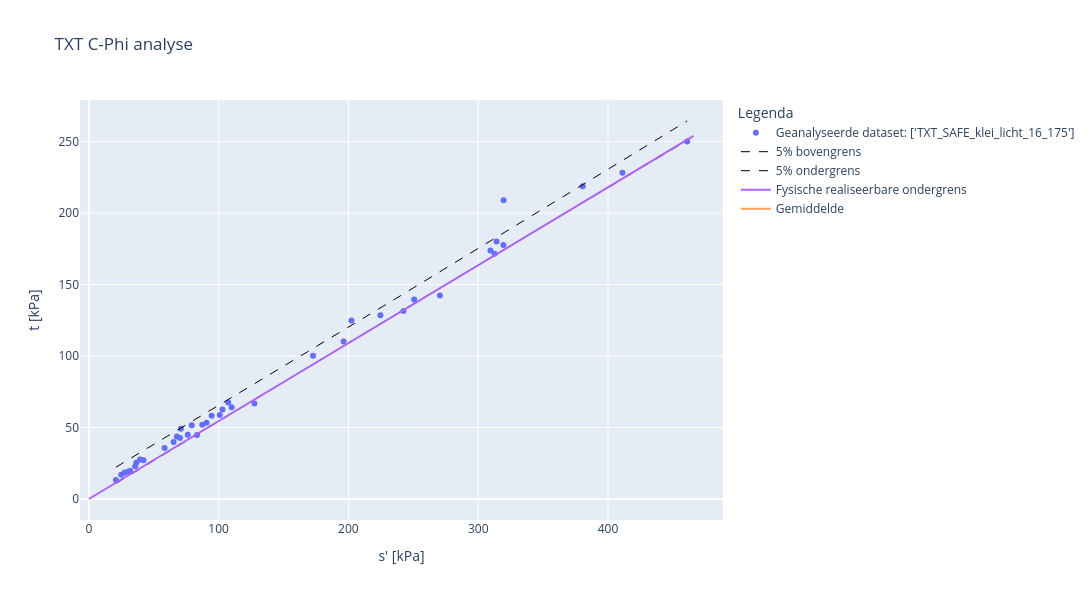

The notebook cell this image was saved under:
### Code cell
#voer C-phi analyse uit met invoer
analyse = CPhiAnalyse(dbase=dbase, investigation_groups=[dropdown_verzameling_txt.value], effective_stress= dropdown_rekpercentage.value,
                      analysis_type='TXT_CPhi')

analyse.apply_parameters(cohesie_gem = PV_A1_COH_GEM_handmatig)
analyse.apply_parameters(phi_kar = PV_A2_PHI_KAR_handmatig)
analyse.apply_parameters(cohesie_kar = PV_A1_COH_KAR_handmatig)

analyse.apply_settings(material_factor_cohesion = PV_PARTCOH) 
analyse.apply_settings(material_factor_tan_phi = PV_PARTPHI) 

analyse.apply_settings(alpha = PV_TYPEVERZAMELING)

#Voer 
analyse._run()
analyse.show_figure()

# Bestandspad samenstellen: gekozen map + bestandsnaam
bestand_naam = f"{selected_directory}/c_phi_data_geforceerd.xlsx"
# Dataframe tussenstappen
df = analyse.cphi_analyses_data_df

# Exporteer DataFrame naar Excel
df.to_excel(bestand_naam, index=False)

### Figure 1 — Plotly figure (JSON) as saved in the notebook; plotly's stock layout.template omitted (floating-point values rounded to 4 significant figures)
{"data": [{"hoverinfo": "text", "mode": "markers", "name": "Geanalyseerde dataset: ['TXT_SAFE_klei_licht_16_175']", "text": ["1201.0_AW208.+124_B_BIK_M017-a", "1224.0_AW215.+116_B_BIK_M011-a", "1277.0_AW216.+198_B_BIK_M027-b", "1400.0_AW299.+003_B_BIT_M012-a", "1502.0_VY021.+018_B_BUK_M018-a", "1511.0_VY021.+018_B_BUK_M024-a", "1574.0_AW298.+178_B_BIK_14-b", "1623.0_VY010.+135_B_BIK_26", "1624.0_VY010.+135_B_BIK_27", "1688.0_VY021.+019_B_BIT_19", "1743.0_VY053.+108_B_BUK_21", "1744.0_VY053.+108_B_BUK_22", "1767.0_VY093.+135_B_BUK_17", "1784.0_VY093.+142_B_AL_7", "1787.0_VY093.+142_B_AL_9-b", "2238.0_VY004.+186_B_MBIB_mo-14a", "2450.0_VY050.+179_B_BIK_mo-23a", "2472.0_VY050.+179_B_BIT_mo-15a", "2529.0_VY050.+179_B_MBIB_mo-22a", "2537.0_VY059.+001_B_BIT_mo-07a", "2555.0_VY059.+002_B_BIK_mo-18a", "2690.0_VY079.+066_B_AL_mo-05a", "2691.0_VY079.+066_B_AL_mo-06a", "2746.0_VY079.+091_B_BIK_mo-18a", "2756.0_VY079.+091_B_BIT_mo-03a", "2976.0_VY022.+188_B_BIT_M014-b", "2982.0_VY022.+188_B_BIT_M018-a", "3152.0_VY032.+004_B_BIT_M008-a", "3176.0_VY032.+003_B_AL_M007-a", "3182.0_VY032.+003_B_AL_M012-a", "3743.0_AW207.+162_B_BIK_mo-22", "3824.0_AW213.+167_B_BIK_mo-32", "3859.0_AW213.+167_B_BIT_mo-31", "3911.0_AW217.+083_B_AL_mo-22", "3952.0_AW217.+084_B_BIK_mo-34", "3978.0_AW217.+084_B_BIT_mo-21", "3991.0_AW217.+084_B_BIT_mo-34", "4004.0_AW230.+080_B_AL_mo-06", "4072.0_AW230.+082_B_BIT_mo-13", "4199.0_AW240.+027_B_BIK_mo-15"], "type": "scatter", "x": [103.0, 196.3, 94.59, 35.7, 90.71, 172.8, 79.28, 107.4, 202.3, 58.33, 312.6, 127.6, 100.9, 24.93, 70.91, 319.5, 87.39, 42.08, 65.33, 250.7, 461.0, 76.21, 27.59, 242.4, 29.98, 67.84, 31.84, 39.47, 36.58, 83.33, 380.6, 270.5, 309.4, 110.0, 411.1, 319.4, 314.1, 20.84, 70.23, 224.7], "y": [62.56, 110.2, 58.31, 22.88, 53.42, 100.3, 51.57, 67.56, 124.9, 35.63, 171.5, 66.86, 58.73, 16.92, 49.13, 209.1, 51.99, 27.08, 39.83, 139.5, 250.1, 44.91, 18.59, 131.4, 18.98, 43.64, 19.78, 27.63, 25.38, 44.76, 218.8, 142.3, 173.7, 64.23, 228.2, 177.6, 180.1, 13.34, 42.73, 128.5]}, {"line": {"color": "black", "dash": "dash", "width": 1}, "mode": "lines", "name": "5% bovengrens", "type": "scatter", "x": [20.84, 32.13, 43.41, 54.7, 65.98, 77.27, 88.55, 99.84, 111.1, 122.4, 133.7, 145.0, 156.3, 167.5, 178.8, 190.1, 201.4, 212.7, 224.0, 235.3, 246.5, 257.8, 269.1, 280.4, 291.7, 303.0, 314.3, 325.5, 336.8, 348.1, 359.4, 370.7, 382.0, 393.2, 404.5, 415.8, 427.1, 438.4, 449.7, 461.0], "y": [22.26, 28.4, 34.53, 40.68, 46.82, 52.97, 59.13, 65.29, 71.45, 77.61, 83.78, 89.96, 96.14, 102.3, 108.5, 114.7, 120.9, 127.1, 133.3, 139.5, 145.7, 151.9, 158.2, 164.4, 170.6, 176.8, 183.1, 189.3, 195.6, 201.8, 208.0, 214.3, 220.6, 226.8, 233.1, 239.3, 245.6, 251.9, 258.1, 264.4]}, {"line": {"color": "black", "dash": "dash", "width": 1}, "mode": "lines", "name": "5% ondergrens", "type": "scatter", "x": [20.84, 32.13, 43.41, 54.7, 65.98, 77.27, 88.55, 99.84, 111.1, 122.4, 133.7, 145.0, 156.3, 167.5, 178.8, 190.1, 201.4, 212.7, 224.0, 235.3, 246.5, 257.8, 269.1, 280.4, 291.7, 303.0, 314.3, 325.5, 336.8, 348.1, 359.4, 370.7, 382.0, 393.2, 404.5, 415.8, 427.1, 438.4, 449.7, 461.0], "y": [10.86, 17.09, 23.31, 29.53, 35.74, 41.95, 48.15, 54.35, 60.55, 66.74, 72.93, 79.12, 85.3, 91.47, 97.64, 103.8, 110.0, 116.1, 122.3, 128.4, 134.6, 140.7, 146.9, 153.0, 159.1, 165.3, 171.4, 177.5, 183.6, 189.7, 195.9, 202.0, 208.1, 214.2, 220.3, 226.4, 232.5, 238.6, 244.7, 250.7]}, {"mode": "lines", "name": "Fysische realiseerbare ondergrens", "type": "scatter", "x": [0, 466.0], "y": [0, 253.9]}, {"mode": "lines", "name": "Gemiddelde", "type": "scatter", "x": [25.84, 466.0], "y": [[19.3], [260.3]]}], "layout": {"height": 600, "legend": {"title": {"text": "Legenda"}}, "title": {"text": "TXT C-Phi analyse"}, "width": 1200, "xaxis": {"title": {"text": "s' [kPa]"}}, "yaxis": {"title": {"text": "t [kPa]"}}}}
